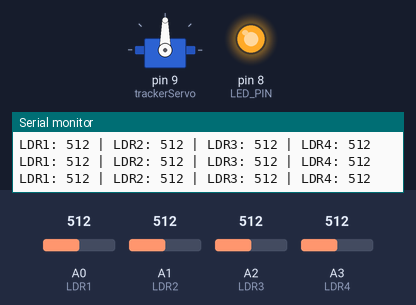
This sketch was run on a simulated Arduino Uno, built with avr-gcc and run on an emulated ATmega328P. Shown: servo, output pins drawn as LEDs (lit = HIGH), the last lines printed to the serial monitor. Inputs (shaded band) come from the test bench; at power-on: A0 (LDR1) = 512, A2 (LDR3) = 512, A1 (LDR2) = 512, A3 (LDR4) = 512.

Above: at 1.2 s.
1.3 s: A0 (LDR1) set to 430
4.3 s: A0 (LDR1) set to 402
At 4.89 s:
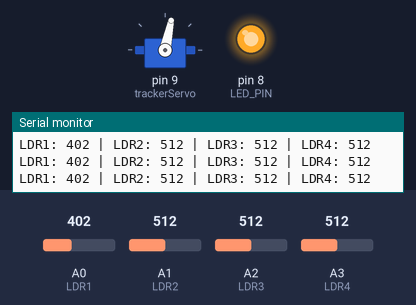
7.3 s: A2 (LDR3) set to 476
At 10.0 s:
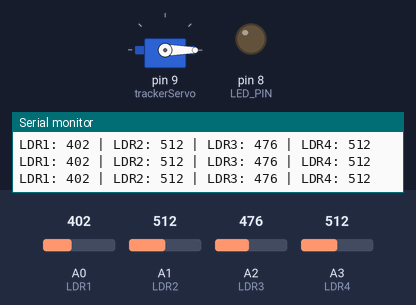
10.3 s: A1 (LDR2) set to 283
13.3 s: A1 (LDR2) set to 247
At 14.3 s:
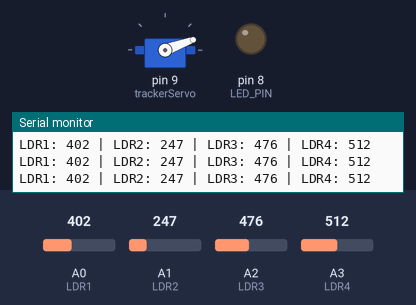
16.3 s: A3 (LDR4) set to 992
At 20.1 s:
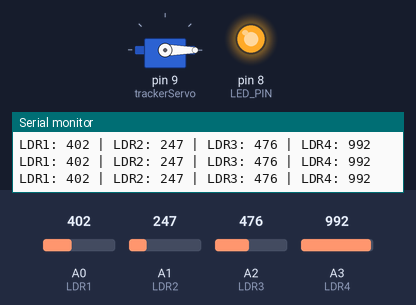
Timing chart, 0 to 20.3 s (numbered marks = the images above; inputs shaded):
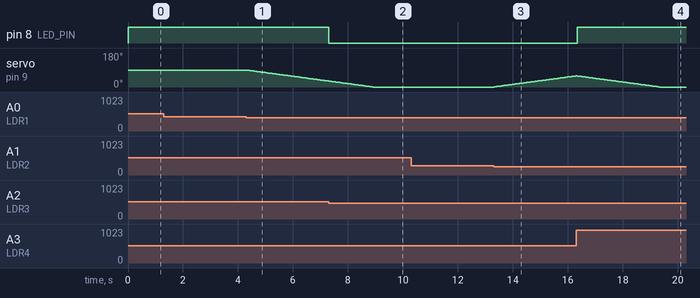

The sketch:

lifi_dynamic_tracking.ino
```cpp
#include <Servo.h>

Servo trackerServo;

// LDR analog pins
const int LDR1 = A0;
const int LDR2 = A1;
const int LDR3 = A2;
const int LDR4 = A3;

const int LED_PIN = 8;
int servoPos = 90; // Start at middle

void setup() {
  Serial.begin(9600);
  pinMode(LED_PIN, OUTPUT);
  trackerServo.attach(9);
  trackerServo.write(servoPos);
}

void loop() {
  // Read LDR values
  int val1 = analogRead(LDR1);
  int val2 = analogRead(LDR2);
  int val3 = analogRead(LDR3);
  int val4 = analogRead(LDR4);

  // Debug output
  Serial.print("LDR1: "); Serial.print(val1);
  Serial.print(" | LDR2: "); Serial.print(val2);
  Serial.print(" | LDR3: "); Serial.print(val3);
  Serial.print(" | LDR4: "); Serial.println(val4);

  // Average top and bottom readings
  int topAvg = (val1 + val2) / 2;
  int bottomAvg = (val3 + val4) / 2;

  // Average left and right readings
  int leftAvg = (val1 + val3) / 2;
  int rightAvg = (val2 + val4) / 2;

  // LED ON if strong light detected
  if (topAvg > 500 || bottomAvg > 500) {
    digitalWrite(LED_PIN, HIGH);
  } else {
    digitalWrite(LED_PIN, LOW);
  }

  // Adjust servo horizontally
  if (leftAvg > rightAvg + 50) {
    servoPos += 1; // Turn left
  } else if (rightAvg > leftAvg + 50) {
    servoPos -= 1; // Turn right
  }

  // Constrain servo position
  servoPos = constrain(servoPos, 0, 180);
  trackerServo.write(servoPos);

  delay(50);
}
```

Measured:
- the behaviour switches between 412 and 411 on A0 (LDR1) (found by bisection; images 0 and 1)
- the behaviour switches between 490 and 489 on A2 (LDR3) (found by bisection; images 1 and 2)
- the behaviour switches between 266 and 265 on A1 (LDR2) (found by bisection; images 2 and 3)
- after the input at 4.3 s, servo on pin 9 (trackerServo): moves from 90° to 32° over 2.9 s, starting at once
- after the input at 7.3 s, pin 8 (LED_PIN): HIGH → LOW at once
- after the input at 13.3 s, servo on pin 9 (trackerServo): moves from 0° to 59° over 3.0 s, starting at once
- after the input at 16.3 s, pin 8 (LED_PIN): LOW → HIGH after 0.05 s
